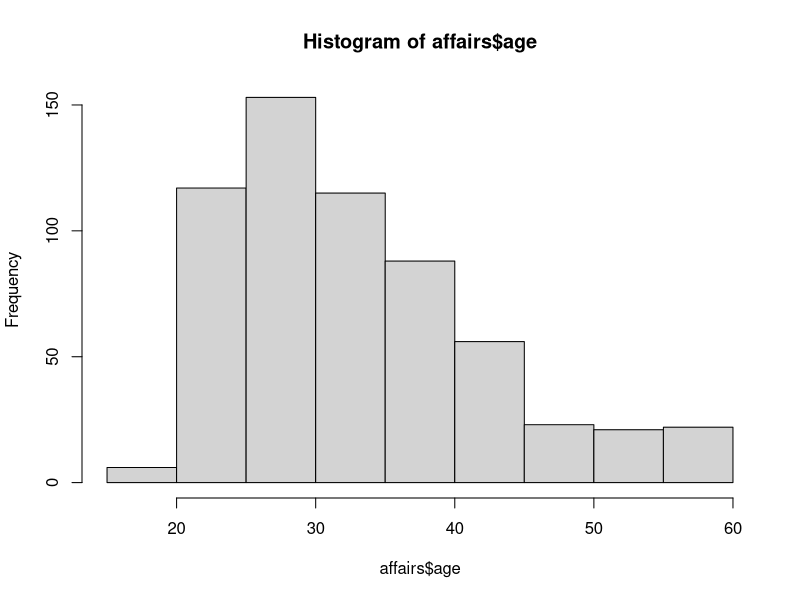
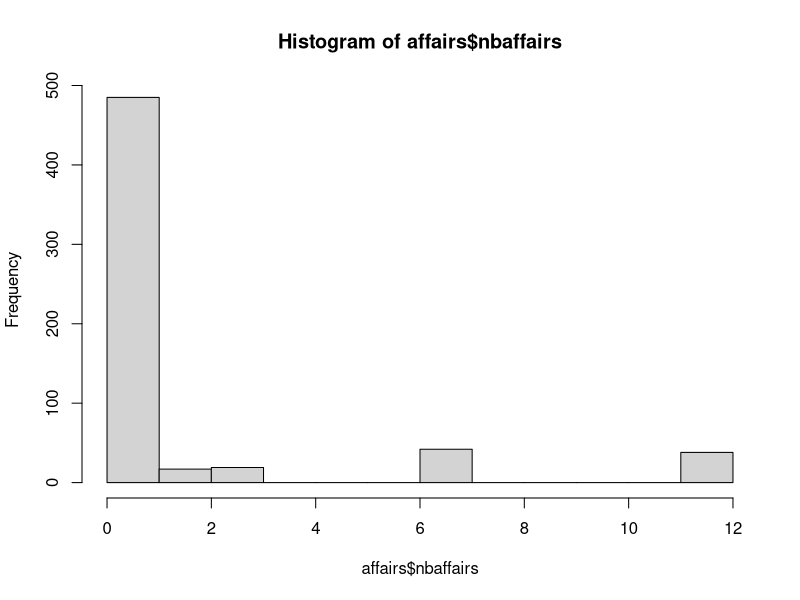
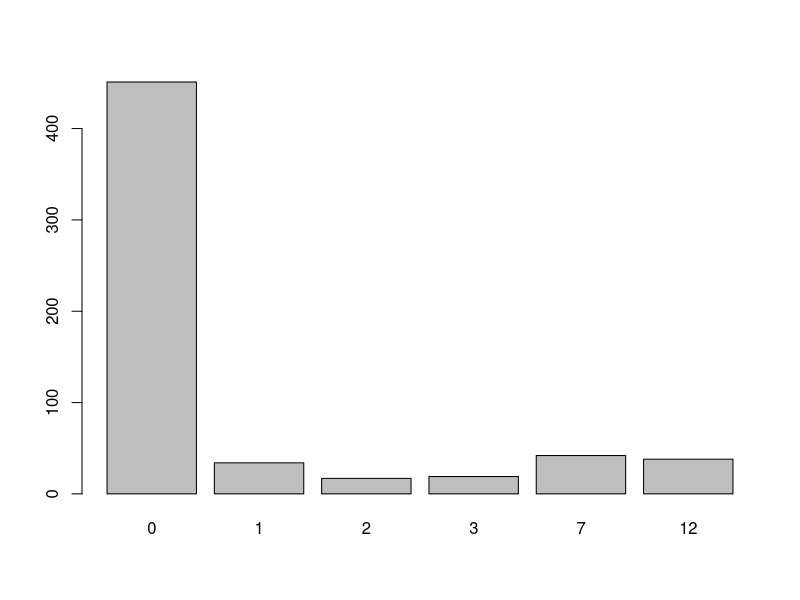
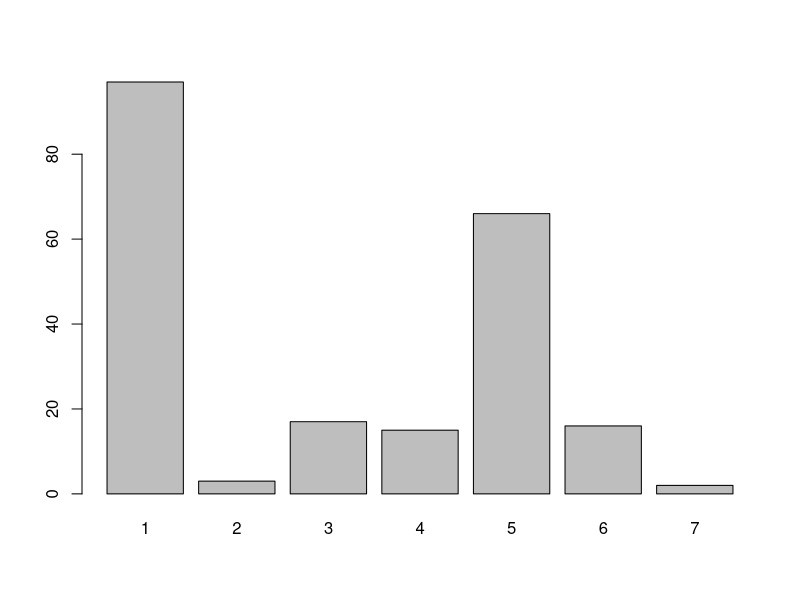
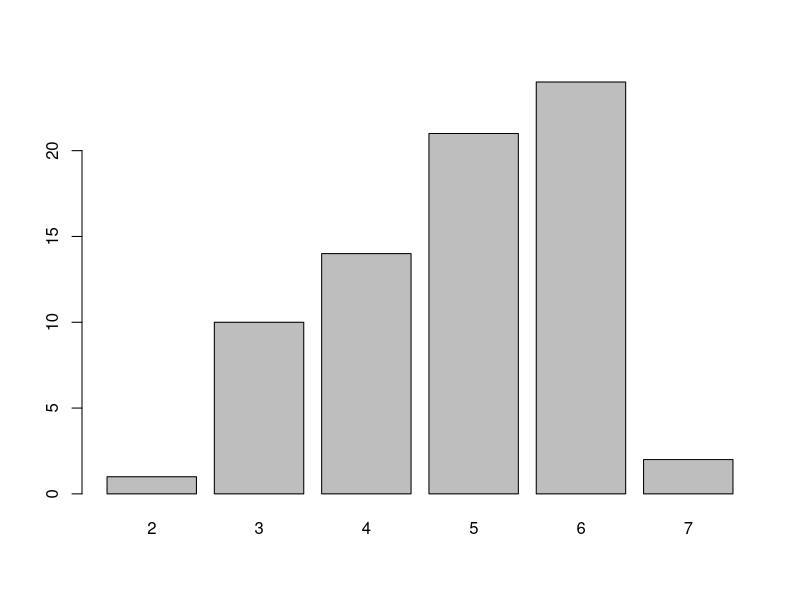
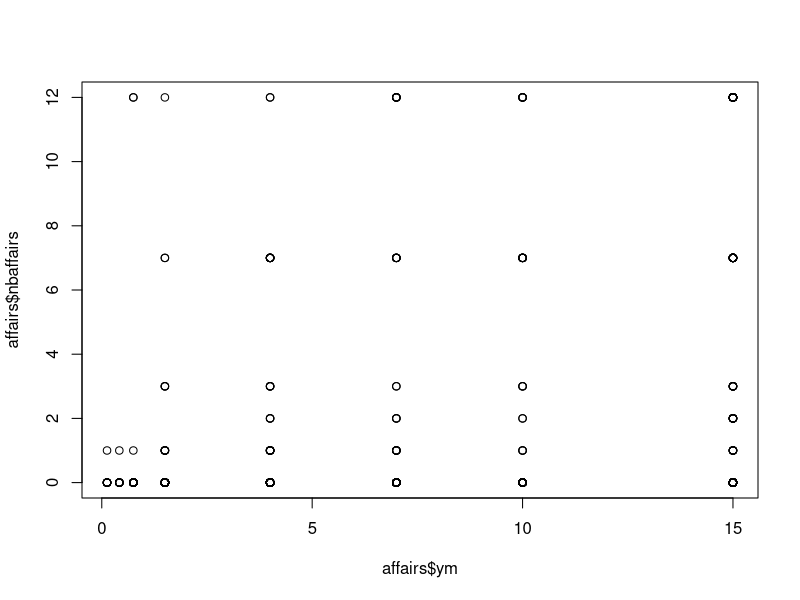

Recreate these plots in R, in order.
#' -------------------------------------------------------------------
#' 00-homework.R
#'
#' author: Andreas Neudecker
#' e-mail: andreas.neudecker@inwt-statistics.de
#' -------------------------------------------------------------------


# Load data frame ----------------------------------------------------
# load data frame affairs.csv with read.csv into R. Inspect the
# dataset. The variable ym is the number of years the person is
# married and the variable nbaffairs counts the number of affairs in
# the last year.
# where am I?
getwd()
affairs <- read.csv("data/affairs.csv")
str(affairs)
summary(affairs)
hist(affairs$age)

library(readr)
affairs <- read_csv("data/affairs.csv")
str(affairs)

# Descriptive Statistics ---------------------------------------------
# - Calculate the mean number of affairs in the dataset
# - Calculate the correlation between rate (rating of marriage) and
#   nbaffairs
# - Build a frequency table of the variable nbaffairs
# - Think of other statistics that might be of interest in this
#   dataset

mean(affairs$nbaffairs)
median(affairs$nbaffairs)
hist(affairs$nbaffairs)
barplot(table(affairs$nbaffairs))

cor(affairs$rate, affairs$nbaffairs)
cor(affairs$rate, affairs$nbaffairs, method = "spearman")

table(affairs$nbaffairs)

table(affairs$child, affairs$nbaffairs)
prop.table(table(affairs$child, affairs$nbaffairs), margin = 1)

# Select subsets
# - Select the first 10 rows in the dataset
# - Select the variable education in row 400
# - Select all rows where nbaffairs is greater than 0
# - Select the variable ocupation for all females with a child

affairs[1:10, ]

affairs[400, "education"]
affairs[400, 6] # dangerous - column index might change
affairs$education[400] # I prefer this one

affairs$nbaffairs > 0
affairs[affairs$nbaffairs > 0, ]
affairs[affairs$nbaffairs > 0 & affairs$sex == "male", ]
affairs[affairs$nbaffairs > 0 & affairs$age > 55, ]
affairs[affairs$nbaffairs > 0 & affairs$age == min(affairs$age), ]

oc1 <- affairs$occupation[affairs$sex == "female" & affairs$child == "yes"]
barplot(table(oc1))

oc2 <- affairs$occupation[affairs$sex == "male" & affairs$child == "no"]
barplot(table(oc2))

# Multiple means (optional) ------------------------------------------
# - Calculate mean affairs for all levels of religousness (1 anti to 5
# very) Use apply or a for-loop.
# - Calculate mean affairs for all levels of rating of marriage (1
#   very unhappy to 5 very happy). Save the results in a new variable
# - Conundrum: Calculate mean affairs for males and females seperately

# Plots --------------------------------------------------------------
# With the following functions you can create simple plots with R. Try
# these functions for the variables in the dataset
# hist(x)           # histogram of variable x.
#                   # If d is your dataset, try hist(d$age)
# plot(x, y)        # Scatter-Plot of variable x vs variable y
# barplot(table(x)) # Barplot for variable x
# boxplot(x)        # Boxplot for variable x

plot(affairs$ym, affairs$nbaffairs)
lm(affairs$nbaffairs ~ affairs$ym)
